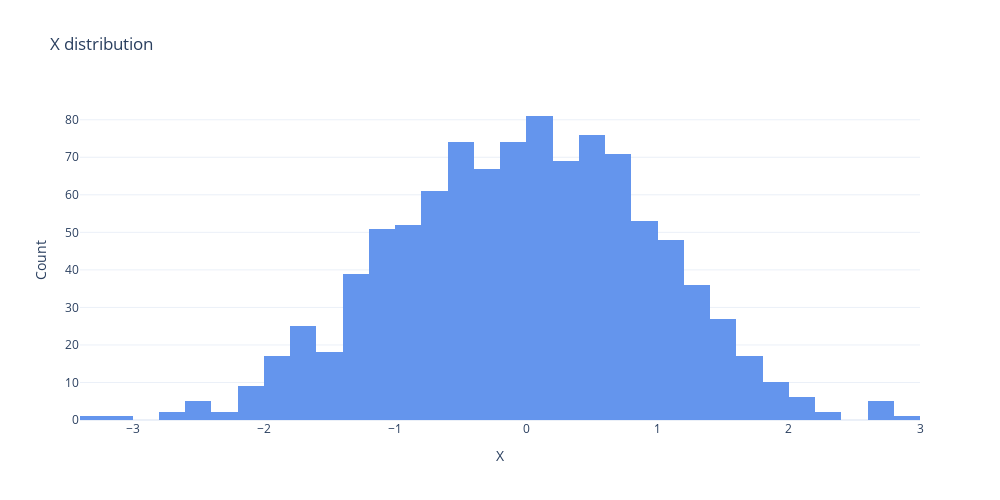

This figure's notebook cell:
### Code cell
# Distribution plot for one variable

d_plot = d_plot
val_name = "x"
bucket_size = None

fig = go.Figure()
fig.add_trace(
    go.Histogram(
        x=None if d_plot[val_name].dtype == "object" else d_plot[val_name],
        y=d_plot[val_name] if d_plot[val_name].dtype == "object" else None,
        name="",
        nbinsx=None,
        xbins=dict(size=bucket_size, start=None, end=None),
        marker=dict(color="cornflowerblue"),
    )
)
if d_plot[val_name].dtype == "object":
    fig.update_traces(hovertemplate="value: %{y}<br>count: %{x}")
else:
    fig.update_traces(hovertemplate="value: %{x}<br>count: %{y}")
fig.update_layout(
    template="plotly_white",
    width=1000,
    height=500,
    title=f"{val_name.capitalize()} distribution",
    legend_title="Legend",
    showlegend=False,
)
if d_plot[val_name].dtype == "object":
    fig.update_xaxes(title="Count", range=None, dtick=None)
    fig.update_yaxes(title=val_name.capitalize(), range=None, dtick=bucket_size)
else:
    fig.update_xaxes(title=val_name.capitalize(), range=None, dtick=bucket_size)
    fig.update_yaxes(title="Count", range=None, dtick=None)
fig.show()

### Figure 1 — Plotly figure (JSON) as saved in the notebook; plotly's stock layout.template omitted (floating-point values rounded to 4 significant figures; data arrays with more than 128 entries replaced by an {"elided": "..."} marker saying what was removed)
{"data": [{"hovertemplate": "value: %{x}<br>count: %{y}", "marker": {"color": "cornflowerblue"}, "name": "", "type": "histogram", "x": {"elided": "1000 float values"}}], "layout": {"height": 500, "legend": {"title": {"text": "Legend"}}, "showlegend": false, "title": {"text": "X distribution"}, "width": 1000, "xaxis": {"title": {"text": "X"}}, "yaxis": {"title": {"text": "Count"}}}}
